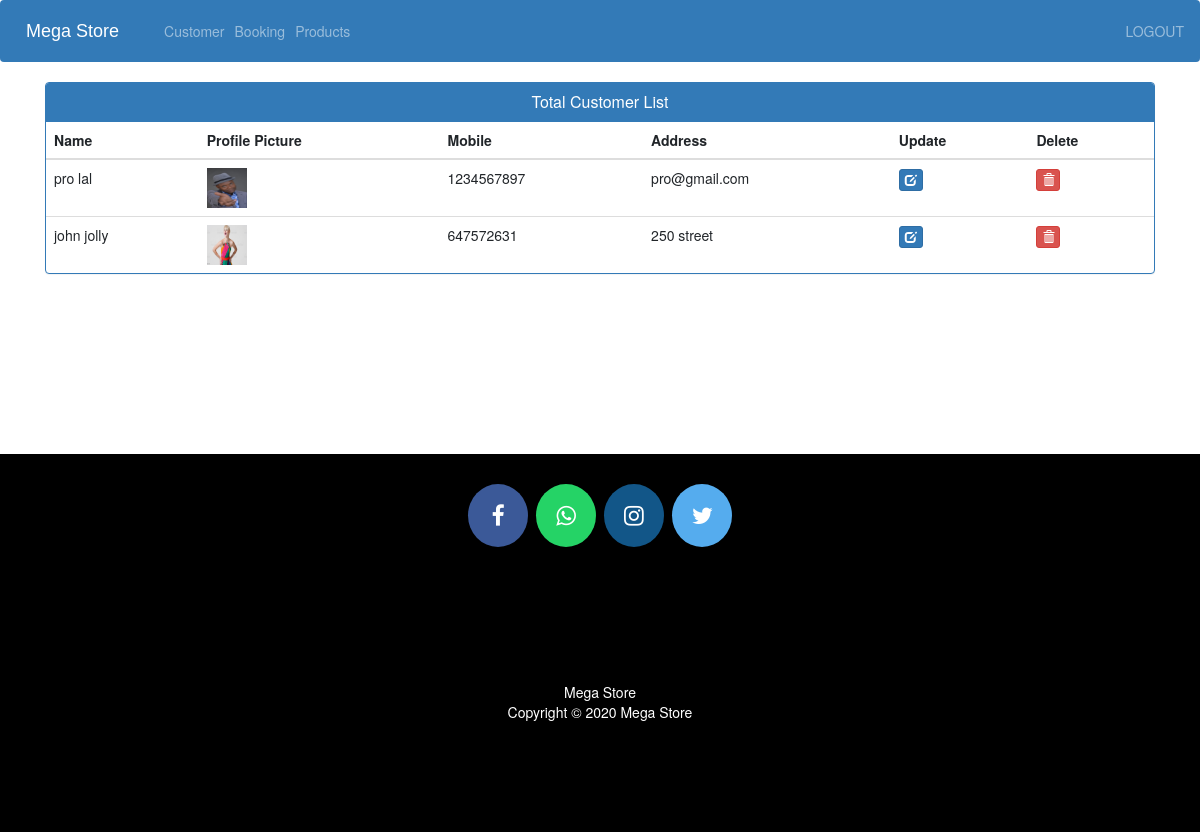
The app's page /view-customer (signed in) with its own data.
### ecom/models.py (models this page shows, shortened)
class Customer(models.Model):
    user=models.OneToOneField(User,on_delete=models.CASCADE)
    profile_pic= models.ImageField(upload_to='profile_pic/CustomerProfilePic/',null=True,blank=True)
    address = models.CharField(max_length=40)
    mobile = models.CharField(max_length=20,null=False)
    @property
    def get_name(self):
        return self.user.first_name+" "+self.user.last_name

### ecom/views.py (the view)
# urls.py: path('view-customer', views.view_customer_view,name='view-customer'),
@login_required(login_url='adminlogin')
def view_customer_view(request):
    customers=models.Customer.objects.all()
    return render(request,'ecom/view_customer.html',{'customers':customers})

### templates/ecom/view_customer.html (shortened to what this page needs)
{% extends 'ecom/admin_base.html' %}
{% load static %}
{% block content %}
<head>
  <link href="//netdna.bootstrapcdn.com/bootstrap/3.0.0/css/bootstrap.min.css" rel="stylesheet" id="bootstrap-css">
</head>
<div class="container">
  <div class="panel panel-primary">
    <div class="panel-heading">
      <h6 class="panel-title">Total Customer List</h6>
    </div>
    <table class="table table-hover" id="dev-table">
      <thead>
        <tr>
          <th>Name</th>
          <th>Profile Picture</th>
          <th>Mobile</th>
          <th>Address</th>
          <th>Update</th>
          <th>Delete</th>
        </tr>
      </thead>
      {% for c in customers %}
      <tr>
        <td> {{c.get_name}}</td>
        <td> <img src="{% static c.profile_pic.url %}" alt="Profile Pic" height="40px" width="40px" /></td>
        <td>{{c.mobile}}</td>
        <td>{{c.address}}</td>
        <td><a class="btn btn-primary btn-xs" href="{% url 'update-customer' c.id  %}"><span class="glyphicon glyphicon-edit"></span></a></td>
        <td><a class="btn btn-danger btn-xs" href="{% url 'delete-customer' c.id  %}"><span class="glyphicon glyphicon-trash"></span></a></td>
      </tr>
      {% endfor %}
    </table>
  </div>
</div>
{% endblock content %}

### templates/ecom/view_customer.html (style rules this page uses)
a:link { text-decoration: none; }
h6 { text-align: center; }

### records on screen
Customer: get_name "pro lal", profile_pic (picture), mobile "1234567897", address "pro@gmail.com"
Customer: get_name "john jolly", profile_pic (picture), mobile "647572631", address "250 street"
